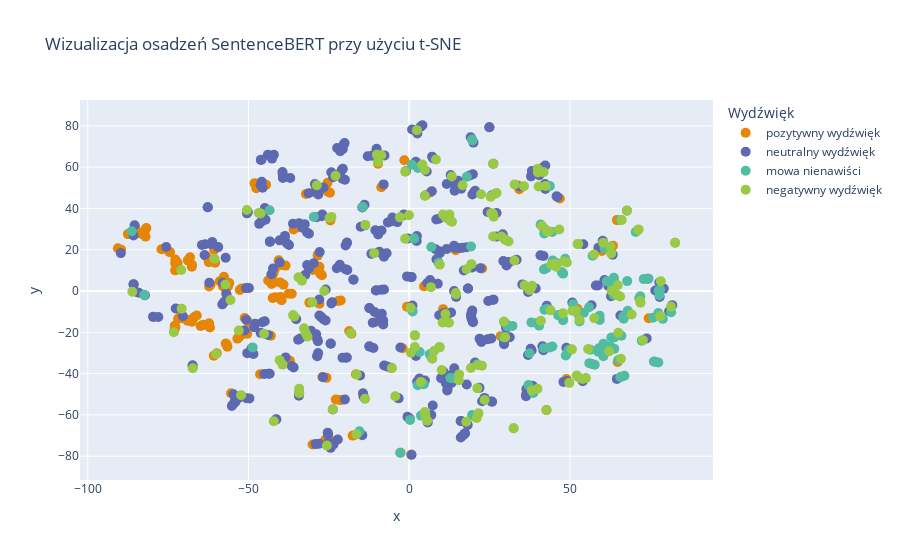

This figure's notebook cell:
### Code cell
model_gen = run_model('dkleczek/bert-base-polish-uncased-v1', dataset, use_lora = True, extra_df=generated, train_reduction=0.05)

### Figure 1 — Plotly figure (JSON) as saved in the notebook; plotly's stock layout.template omitted (floating-point values rounded to 4 significant figures; data arrays with more than 128 entries replaced by an {"elided": "..."} marker saying what was removed)
{"data": [{"hovertemplate": "<b>%{hovertext}</b><br><br>Wydźwięk=pozytywny wydźwięk<br>x=%{x}<br>y=%{y}<extra></extra>", "hovertext": {"elided": "180 str values"}, "legendgroup": "pozytywny wydźwięk", "marker": {"color": "rgb(229, 134, 6)", "size": 10, "symbol": "circle"}, "mode": "markers", "name": "pozytywny wydźwięk", "orientation": "v", "showlegend": true, "type": "scatter", "x": {"elided": "180 float values"}, "xaxis": "x", "y": {"elided": "180 float values"}, "yaxis": "y"}, {"hovertemplate": "<b>%{hovertext}</b><br><br>Wydźwięk=neutralny wydźwięk<br>x=%{x}<br>y=%{y}<extra></extra>", "hovertext": {"elided": "404 str values"}, "legendgroup": "neutralny wydźwięk", "marker": {"color": "rgb(93, 105, 177)", "size": 10, "symbol": "circle"}, "mode": "markers", "name": "neutralny wydźwięk", "orientation": "v", "showlegend": true, "type": "scatter", "x": {"elided": "404 float values"}, "xaxis": "x", "y": {"elided": "404 float values"}, "yaxis": "y"}, {"hovertemplate": "<b>%{hovertext}</b><br><br>Wydźwięk=mowa nienawiści<br>x=%{x}<br>y=%{y}<extra></extra>", "hovertext": {"elided": "129 str values"}, "legendgroup": "mowa nienawiści", "marker": {"color": "rgb(82, 188, 163)", "size": 10, "symbol": "circle"}, "mode": "markers", "name": "mowa nienawiści", "orientation": "v", "showlegend": true, "type": "scatter", "x": {"elided": "129 float values"}, "xaxis": "x", "y": {"elided": "129 float values"}, "yaxis": "y"}, {"hovertemplate": "<b>%{hovertext}</b><br><br>Wydźwięk=negatywny wydźwięk<br>x=%{x}<br>y=%{y}<extra></extra>", "hovertext": {"elided": "176 str values"}, "legendgroup": "negatywny wydźwięk", "marker": {"color": "rgb(153, 201, 69)", "size": 10, "symbol": "circle"}, "mode": "markers", "name": "negatywny wydźwięk", "orientation": "v", "showlegend": true, "type": "scatter", "x": {"elided": "176 float values"}, "xaxis": "x", "y": {"elided": "176 float values"}, "yaxis": "y"}], "layout": {"legend": {"title": {"text": "Wydźwięk"}, "tracegroupgap": 0}, "title": {"text": "Wizualizacja osadzeń SentenceBERT przy użyciu t-SNE"}, "xaxis": {"anchor": "y", "domain": [0, 1], "title": {"text": "x"}}, "yaxis": {"anchor": "x", "domain": [0, 1], "title": {"text": "y"}}}}
